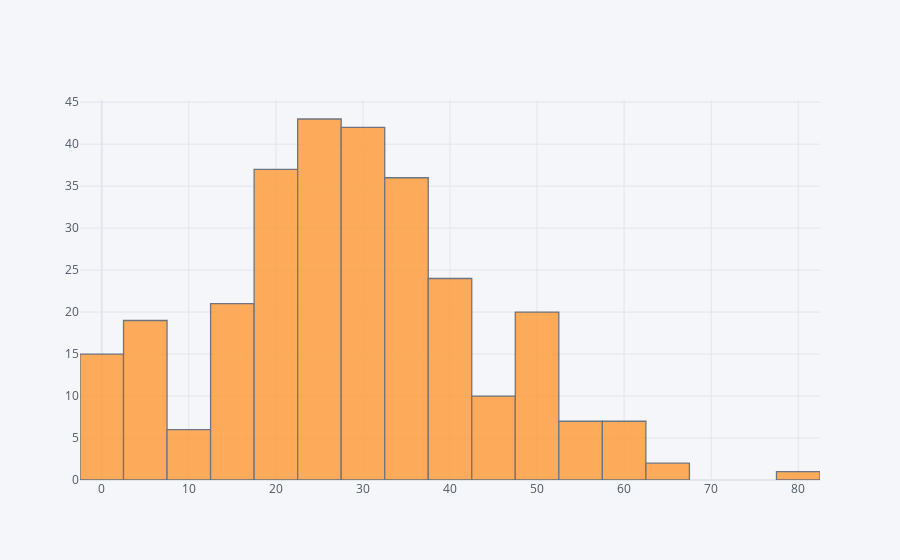
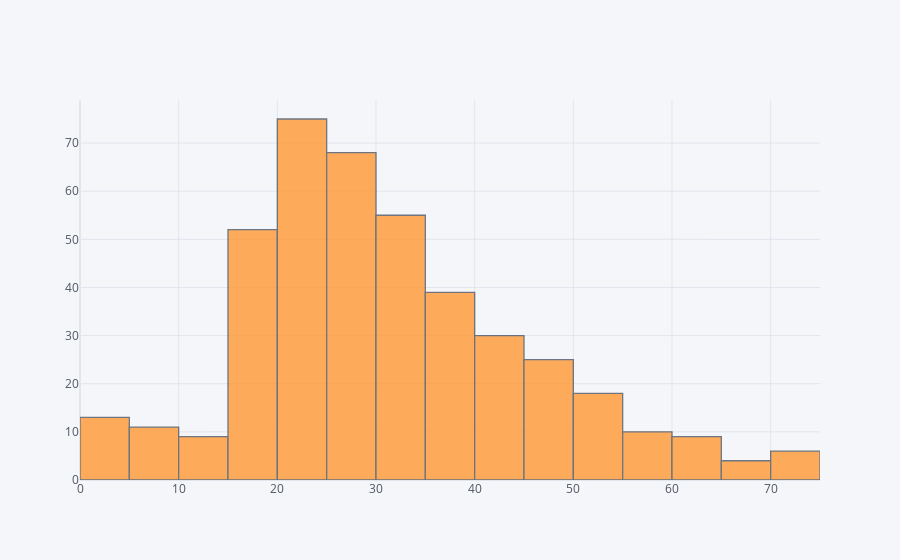

The code cell stored with these charts, in order, in its notebook:
### Markdown cell above
실제로 산 사람들의 분포를 통해서 우리는 0~4 나이일 수록 살 가능성이 높다는 것을 확인하였다.

### Code cell
import plotly as py 
import cufflinks as cf 
cf.go_offline(connected=True)


# df=train_df[['Age','Survived']]
surv=df[df['Survived']==1]['Age']
die=df[df['Survived']==0]['Age']
surv.iplot(kind="histogram",bins=20)
die.iplot(kind="histogram",bins=20)

### Figure 1 — Plotly figure (JSON) as saved in the notebook; plotly's stock layout.template omitted (floating-point values rounded to 4 significant figures; data arrays with more than 128 entries replaced by an {"elided": "..."} marker saying what was removed)
{"data": [{"histfunc": "count", "histnorm": "", "marker": {"color": "rgba(255, 153, 51, 1.0)", "line": {"color": "#4D5663", "width": 1.3}}, "name": "Age", "nbinsx": 20, "opacity": 0.8, "orientation": "v", "type": "histogram", "x": {"elided": "342 float values"}}], "layout": {"barmode": "overlay", "legend": {"bgcolor": "#F5F6F9", "font": {"color": "#4D5663"}}, "paper_bgcolor": "#F5F6F9", "plot_bgcolor": "#F5F6F9", "title": {"font": {"color": "#4D5663"}}, "xaxis": {"gridcolor": "#E1E5ED", "showgrid": true, "tickfont": {"color": "#4D5663"}, "title": {"font": {"color": "#4D5663"}, "text": ""}, "zerolinecolor": "#E1E5ED"}, "yaxis": {"gridcolor": "#E1E5ED", "showgrid": true, "tickfont": {"color": "#4D5663"}, "title": {"font": {"color": "#4D5663"}, "text": ""}, "zerolinecolor": "#E1E5ED"}}}

### Figure 2 — Plotly figure (JSON) as saved in the notebook; plotly's stock layout.template omitted (floating-point values rounded to 4 significant figures; data arrays with more than 128 entries replaced by an {"elided": "..."} marker saying what was removed)
{"data": [{"histfunc": "count", "histnorm": "", "marker": {"color": "rgba(255, 153, 51, 1.0)", "line": {"color": "#4D5663", "width": 1.3}}, "name": "Age", "nbinsx": 20, "opacity": 0.8, "orientation": "v", "type": "histogram", "x": {"elided": "549 float values"}}], "layout": {"barmode": "overlay", "legend": {"bgcolor": "#F5F6F9", "font": {"color": "#4D5663"}}, "paper_bgcolor": "#F5F6F9", "plot_bgcolor": "#F5F6F9", "title": {"font": {"color": "#4D5663"}}, "xaxis": {"gridcolor": "#E1E5ED", "showgrid": true, "tickfont": {"color": "#4D5663"}, "title": {"font": {"color": "#4D5663"}, "text": ""}, "zerolinecolor": "#E1E5ED"}, "yaxis": {"gridcolor": "#E1E5ED", "showgrid": true, "tickfont": {"color": "#4D5663"}, "title": {"font": {"color": "#4D5663"}, "text": ""}, "zerolinecolor": "#E1E5ED"}}}
